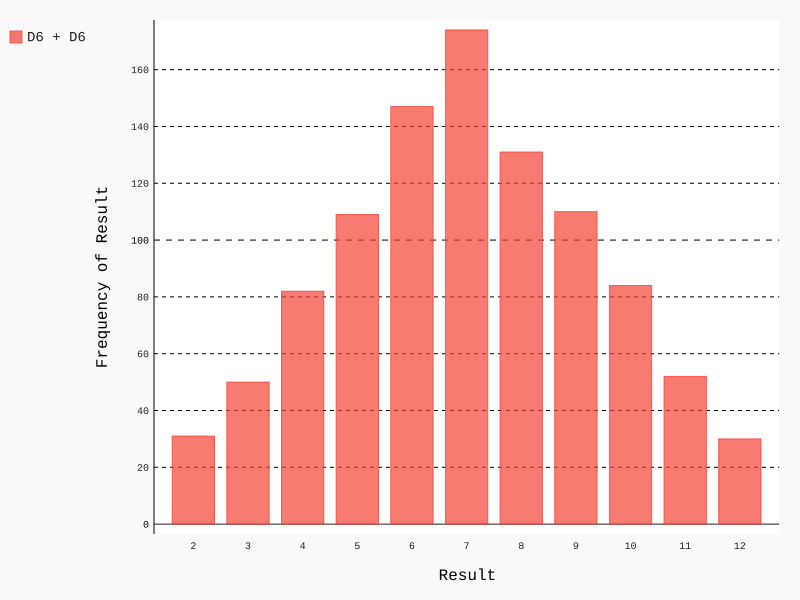

Recreate this plot in Python.
from die import Die
import pygal
# Cria um D6
die_1 = Die()
die_2 = Die()

# Faz alguns lançamentos e armazena os resultados em uma lista
results = []
for roll_num in range(1000):
    result = die_1.roll() + die_2.roll()
    results.append(result)
# Analisa os resultados.
frequencies = []
max_results = die_1.num_sides + die_2.num_sides
for value in range(2, max_results+1):
    frequency = results.count(value)
    frequencies.append(frequency)
# Visualiza os resultados
hist = pygal.Bar()
hist.tilte = "Results of rolling two D6 1000 times."
hist.x_labels = ['2', '3', '4', '5', '6', '7', '8', '9', '10', '11', '12']
hist.x_title = "Result"
hist.y_title = "Frequency of Result"
hist.add('D6 + D6', frequencies)
hist.render_to_file('die_visual.svg')
#print(frequencies)
